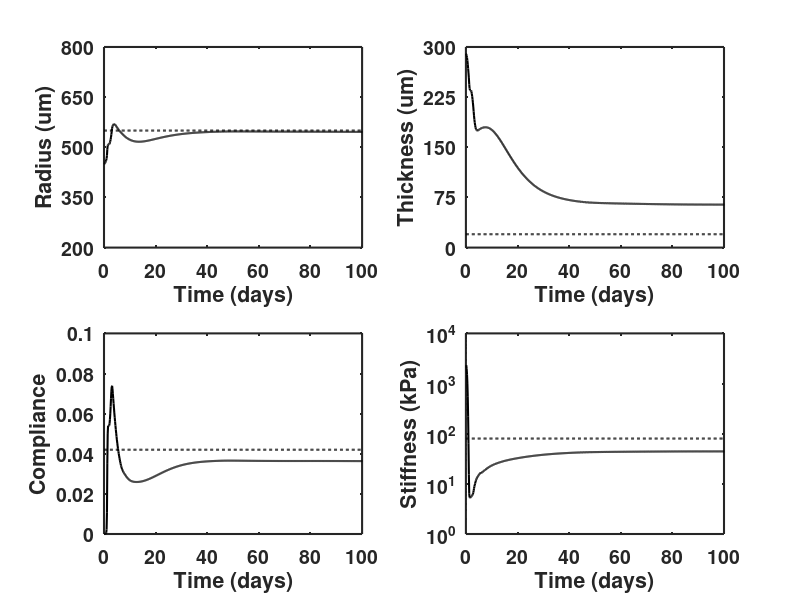

The MATLAB script that drew this image:
close all; clear all; clf;
    
load general.dat
varsout(1,:) = general(:,2)*10^6;
varsout(2,:) = general(:,4)*10^6;
varsout(3,:) = general(:,13)/(450*10^-6);
varsout(4,:) = general(:,9)/(10^3);

vars_target = ones(length(general(:,1)),4);
vars_target(:,1) = 550;
vars_target(:,2) = 20;
vars_target(:,3) = 0.042;
vars_target(:,4) = 80;

time = general(:,1)/7;

figure(1)
subplot(2,2,1)
plot(time, varsout(1,:), 'LineWidth', 1.5, 'Color', 'k')
hold on
plot(time, vars_target(:,1), 'LineWidth', 1.5, 'LineStyle', '--', 'Color', 'k')
xlabel('Time (days)'); ylabel('Radius (um)')
axis([0 100 200 800])
set(gca, 'FontSize', 14, 'LineWidth', 1.5, 'FontWeight', 'bold',...
    'Xtick', 0:20:100, 'Ytick', 200:150:800)

subplot(2,2,2)
plot(time, varsout(2,:), 'LineWidth', 1.5, 'Color', 'k')
hold on
plot(time, vars_target(:,2), 'LineWidth', 1.5, 'LineStyle', '--', 'Color', 'k')
xlabel('Time (days)'); ylabel('Thickness (um)')
axis([0 100 0 300])
set(gca, 'FontSize', 14, 'LineWidth', 1.5, 'FontWeight', 'bold',...
    'Xtick', 0:20:100, 'Ytick', 0:75:300)

subplot(2,2,3)
plot(time, varsout(3,:), 'LineWidth', 1.5, 'Color', 'k')
hold on
plot(time, vars_target(:,3), 'LineWidth', 1.5, 'LineStyle', '--', 'Color', 'k')
xlabel('Time (days)'); ylabel('Compliance')
axis([0 100 0 0.1])
set(gca, 'FontSize', 14, 'LineWidth', 1.5, 'FontWeight', 'bold',...
    'Xtick', 0:20:100, 'Ytick', 0:0.02:0.1)

subplot(2,2,4)
semilogy(time, varsout(4,:), 'LineWidth', 1.5, 'Color', 'k')
hold on
plot(time, vars_target(:,4), 'LineWidth', 1.5, 'LineStyle', '--', 'Color', 'k')
xlabel('Time (days)'); ylabel('Stiffness (kPa)')
axis([0 100 1 1D4])
set(gca, 'FontSize', 14, 'LineWidth', 1.5, 'FontWeight', 'bold',...
    'Xtick', 0:20:100, 'Ytick', [1, 10, 100, 1000, 10000])
 